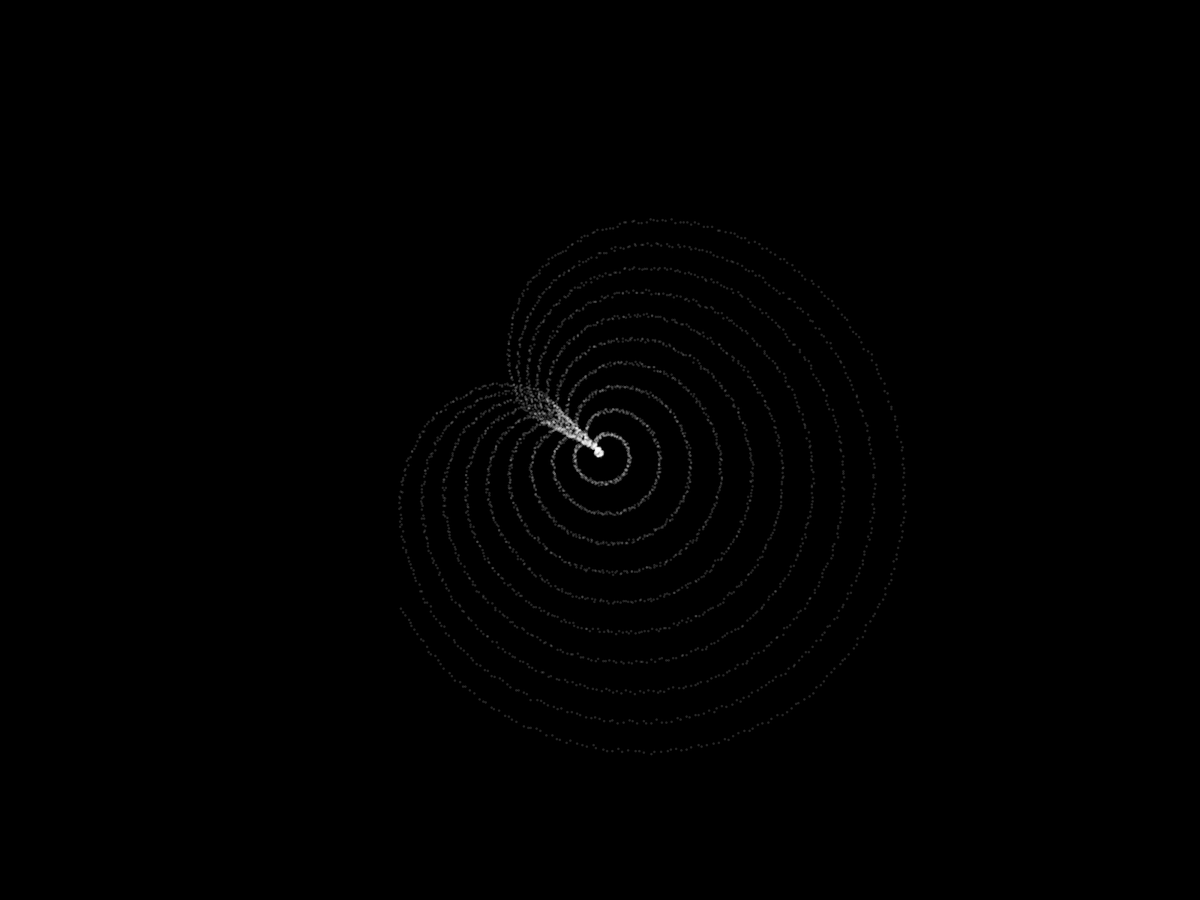
Frame 1 (no input)
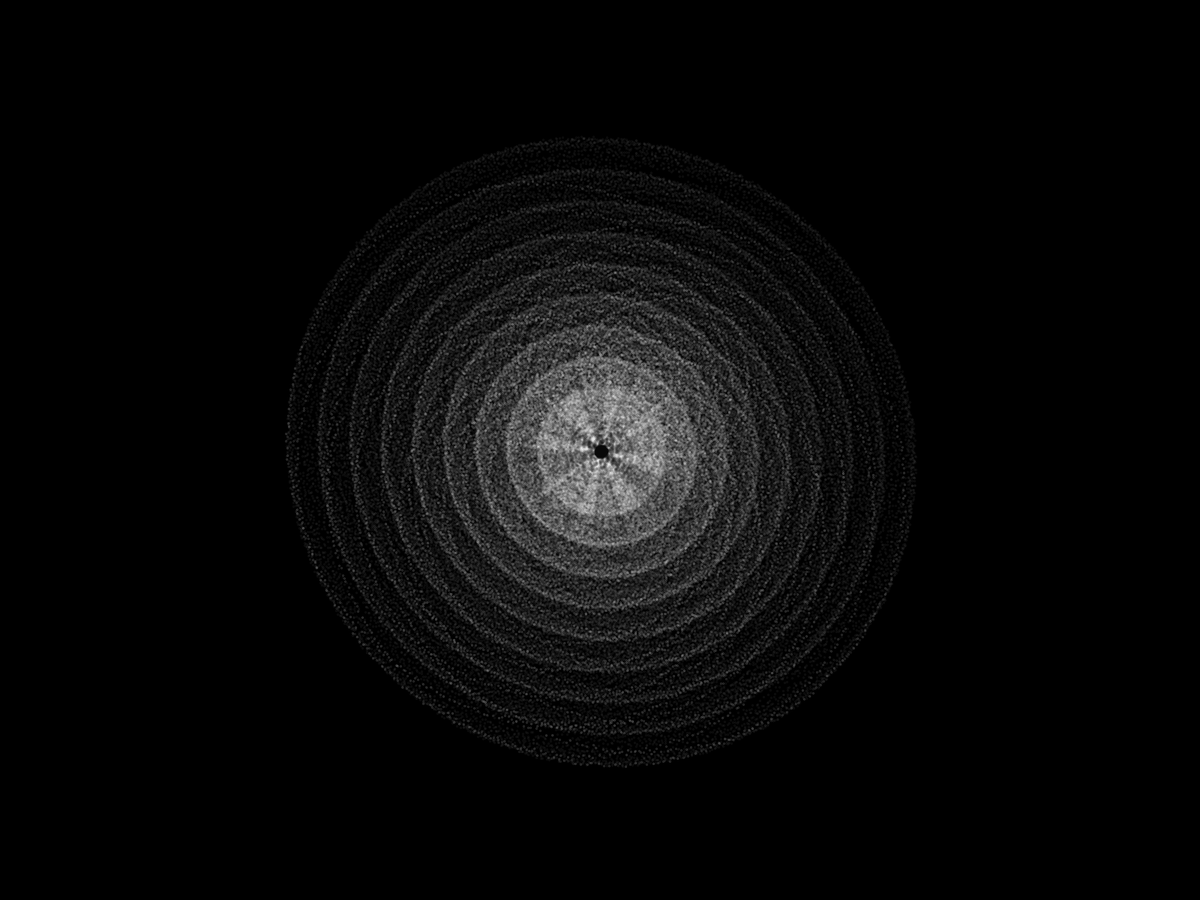
Frame 60 (the mouse pressed at the canvas centre just before this capture)
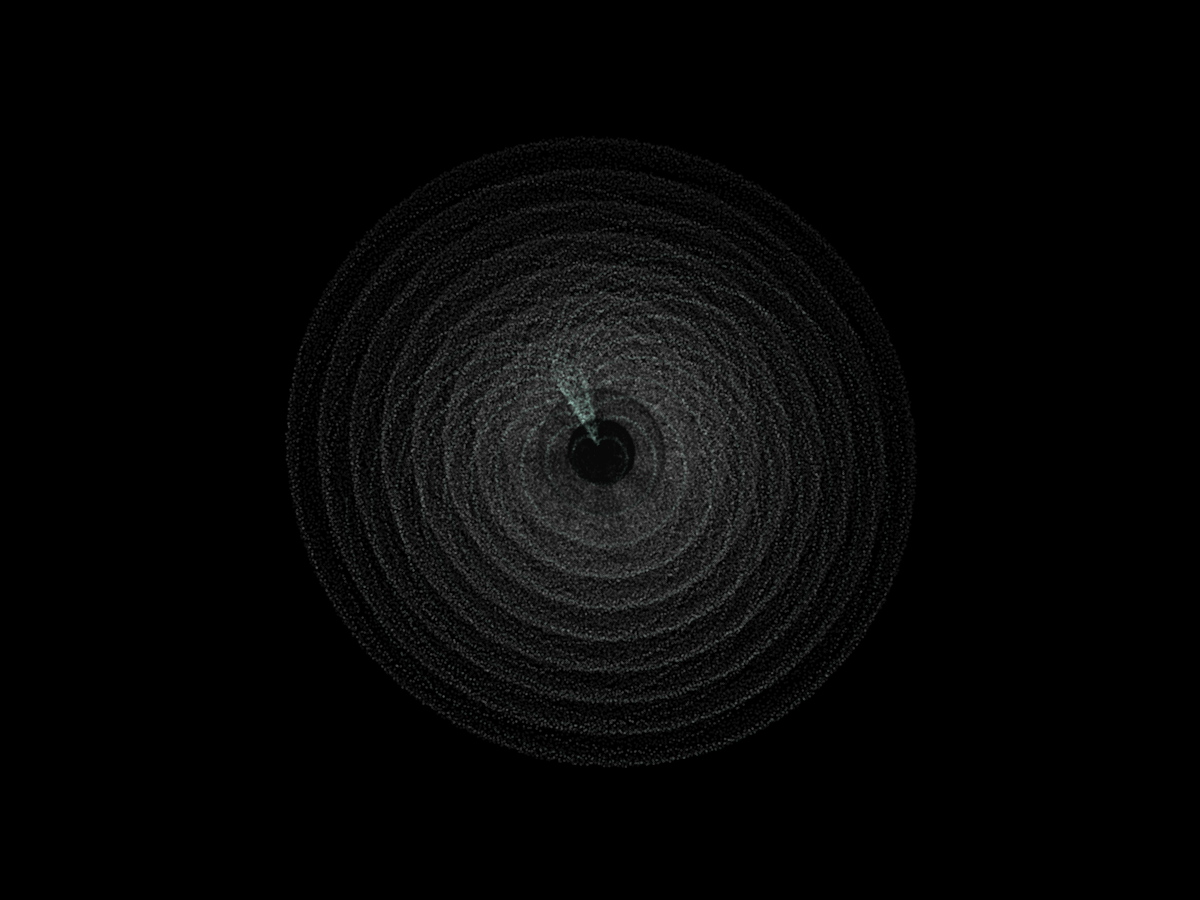
Frame 120 (the mouse held since frame 60 and released just before this capture)

The Processing sketch that drew these frames (run headless with seeded random() and noise(); from frame 60 on, the mouse is pressed at the canvas centre):

// Processing sketch: DustDisk
// ── DustDisk.pde
/**
 * Constants
 */

/**
 * Values
 */

private float t = 0f;

/**
 * Lifecycle
 */

void setup() {
  //size(1080, 1080);
   fullScreen();
  // fullScreen(2);
  background(0);
  noFill();
  stroke(0x30FFFFFF);
}

void draw() {
  //background(0);

  //final int t = (millis() / 100);
  t += 0.4f;

  for (float radius = 0; radius < 512f; radius += 0.1f) {
    final float a = t + radius / 8f; 
    ellipse(
      width / 2f + (radius / 2f * cos(a + t)) + (radius / 3f * cos(2 * a+ 0.1)) + random(4f), 
      height / 2f + (radius / 2f * sin(a + t)) + (radius / 3f* sin(2 * a + 0.2)) + random(5f), 
      2f, 
      2f
      );
  }

  if (random(1f) > 0.95f) {
    if (random(1f) < 0.5f) {
      stroke(0x10FFFFFF);
    } else {
      if (random(1f) < 0.5f) {
        stroke(0x10000000);
      } else {
        stroke(getRandomColorWithAlpha(0x30));
      }
    }
  }
}

private color getRandomColorWithAlpha(final int alpha) {
  return color(
    (int) random(100) + 155, 
    (int) random(100) + 155, 
    (int) random(100) + 155, 
    alpha
    );
}
